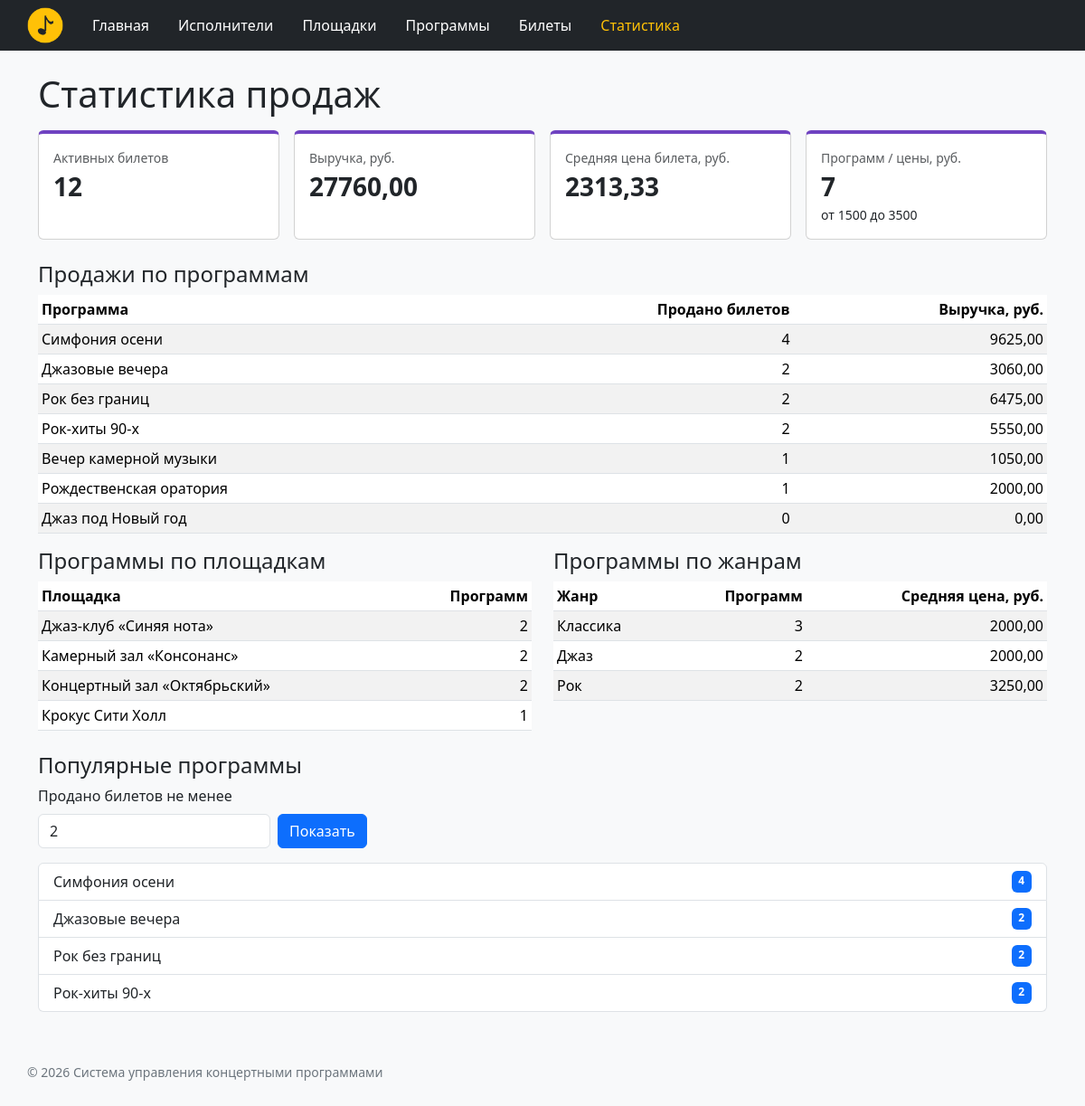
The app's page /tickets/statistics/ with its own data.
### tickets/views.py (the view, shortened to what this page needs)
# urls.py: path("statistics/", views.statistics, name="statistics"),
def statistics(request):
    error = None
    min_sold = DEFAULT_MIN_SOLD
    min_sold_value = request.GET.get("min_sold", "").strip()
    context = {
        "sales": fetch_one(SALES_SUMMARY_SQL),
        "prices": fetch_one(PRICE_SUMMARY_SQL),
        "by_program": fetch_all(SALES_BY_PROGRAM_SQL),
        "by_venue": fetch_all(PROGRAMS_BY_VENUE_SQL),
        "by_genre": fetch_all(PROGRAMS_BY_GENRE_SQL),
        "popular": fetch_all(POPULAR_PROGRAMS_SQL, [min_sold]),
        "min_sold": min_sold,
        "error": error,
    }
    return render(request, "tickets/statistics.html", context)

### db/database.py (called while the page is built)
def get_connection():
    conn = sqlite3.connect(DB_PATH)
    conn.row_factory = sqlite3.Row
    conn.execute("PRAGMA foreign_keys = ON")
    return conn

def fetch_all(sql, params=()):
    conn = get_connection()
    try:
        return conn.execute(sql, params).fetchall()
    finally:
        conn.close()

def fetch_one(sql, params=()):
    conn = get_connection()
    try:
        return conn.execute(sql, params).fetchone()
    finally:
        conn.close()

### tickets/templates/tickets/statistics.html (shortened to what this page needs)
{% extends "base.html" %}
{% block content %}
    <h1>Статистика продаж</h1>
    <div class="row g-3 mb-4">
        <div class="col-sm-6 col-lg-3">
            <div class="card stat-card h-100">
                <div class="card-body">
                    <div class="text-muted small">Активных билетов</div>
                    <div class="stat-value">{{ sales.tickets_sold }}</div>
                </div>
            </div>
        </div>
        <div class="col-sm-6 col-lg-3">
            <div class="card stat-card h-100">
                <div class="card-body">
                    <div class="text-muted small">Выручка, руб.</div>
                    <div class="stat-value">
                        {{ sales.revenue|default:0|floatformat:2 }}
                    </div>
                </div>
            </div>
        </div>
        <div class="col-sm-6 col-lg-3">
            <div class="card stat-card h-100">
                <div class="card-body">
                    <div class="text-muted small">Средняя цена билета, руб.</div>
                    <div class="stat-value">
                        {{ sales.average_price|default:0|floatformat:2 }}
                    </div>
                </div>
            </div>
        </div>
        <div class="col-sm-6 col-lg-3">
            <div class="card stat-card h-100">
                <div class="card-body">
                    <div class="text-muted small">Программ / цены, руб.</div>
                    <div class="stat-value">{{ prices.programs_count }}</div>
                    <div class="small">
                        от {{ prices.min_price|default:0|floatformat:0 }}
                        до {{ prices.max_price|default:0|floatformat:0 }}
                    </div>
                </div>
            </div>
        </div>
    </div>
    <h2 class="h4">Продажи по программам</h2>
    <table class="table table-sm table-striped stats-table">
        <thead>
            <tr>
                <th>Программа</th>
                <th class="text-end">Продано билетов</th>
                <th class="text-end">Выручка, руб.</th>
            </tr>
        </thead>
        <tbody>
            {% for row in by_program %}
                <tr>
                    <td>{{ row.title }}</td>
                    <td class="text-end">{{ row.tickets_sold }}</td>
                    <td class="text-end">{{ row.revenue|floatformat:2 }}</td>
                </tr>
            {% empty %}
                <tr><td colspan="3" class="empty-message">Данные отсутствуют.</td></tr>
            {% endfor %}
        </tbody>
    </table>
    <div class="row g-4">
        <div class="col-lg-6">
            <h2 class="h4">Программы по площадкам</h2>
            <table class="table table-sm table-striped stats-table">
                <thead>
                    <tr>
                        <th>Площадка</th>
                        <th class="text-end">Программ</th>
                    </tr>
                </thead>
                <tbody>
                    {% for row in by_venue %}
                        <tr>
                            <td>{{ row.name }}</td>
                            <td class="text-end">{{ row.programs_count }}</td>
                        </tr>
                    {% empty %}
                        <tr><td colspan="2" class="empty-message">Данные отсутствуют.</td></tr>
                    {% endfor %}
                </tbody>
            </table>
        </div>
        <div class="col-lg-6">
            <h2 class="h4">Программы по жанрам</h2>
            <table class="table table-sm table-striped stats-table">
                <thead>
                    <tr>
                        <th>Жанр</th>
                        <th class="text-end">Программ</th>
                        <th class="text-end">Средняя цена, руб.</th>
                    </tr>
                </thead>
                <tbody>
                    {% for row in by_genre %}
                        <tr>
                            <td>{{ row.genre|capfirst }}</td>
                            <td class="text-end">{{ row.programs_count }}</td>
                            <td class="text-end">{{ row.average_price|floatformat:2 }}</td>
                        </tr>
                    {% empty %}
                        <tr><td colspan="3" class="empty-message">Данные отсутствуют.</td></tr>
                    {% endfor %}
                </tbody>
            </table>
        </div>
    </div>
    <h2 class="h4 mt-2">Популярные программы</h2>
    <form method="get" class="row g-2 align-items-end mb-3">
        <div class="col-auto">
            <label for="min_sold" class="form-label">Продано билетов не менее</label>
            <input
                type="number"
                id="min_sold"
                name="min_sold"
                min="1"
                value="{{ min_sold }}"
                class="form-control"
            >
        </div>
        <div class="col-auto">
            <button type="submit" class="btn btn-primary">Показать</button>
        </div>
    </form>
    <ul class="list-group">
        {% for row in popular %}
            <li class="list-group-item d-flex justify-content-between">
                <span>{{ row.title }}</span>
                <span class="badge bg-primary">{{ row.tickets_sold }}</span>
            </li>
        {% empty %}
            <li class="list-group-item empty-message">
                Нет программ, на которые продано не менее {{ min_sold }} билетов.
            </li>
        {% endfor %}
    </ul>
{% endblock %}

### templates/base.html (shortened to what this page needs)
{% load static %}
<!DOCTYPE html>
<html lang="ru">
<head>
    <link
        rel="stylesheet"
        href="https://cdn.jsdelivr.net/npm/bootstrap@5.3.3/dist/css/bootstrap.min.css"
    >
    <link rel="stylesheet" href="{% static 'homepage/css/style.css' %}">
</head>
<body>
    {% include "includes/navigation.html" %}
    <main class="container">
        {% block content %}
        {% endblock %}
    </main>
    <footer class="container site-footer">
        <p>
            © <span id="current-year"></span>
            Система управления концертными программами
        </p>
    </footer>
</body>
</html>

### templates/includes/navigation.html
{% load static %}
<header class="site-header mb-4">
    <nav class="nav container align-items-center py-2">
        <a href="{% url 'homepage:index' %}" class="me-3">
            <img
                src="{% static 'homepage/img/logo.png' %}"
                alt="Концертные программы"
                class="site-logo"
            >
        </a>
        <a class="nav-link" href="{% url 'homepage:index' %}">Главная</a>
        <a class="nav-link" href="{% url 'artists:list' %}">Исполнители</a>
        <a class="nav-link" href="{% url 'venues:list' %}">Площадки</a>
        <a class="nav-link" href="{% url 'programs:list' %}">Программы</a>
        <a class="nav-link" href="{% url 'tickets:list' %}">Билеты</a>
        <a class="nav-link" href="{% url 'tickets:statistics' %}">Статистика</a>
    </nav>
</header>

### homepage/static/homepage/css/style.css (style rules this page uses)
body { min-height: 100vh; background-color: #f8f9fa; }
h1 { margin-bottom: 1rem; }
.site-header { background-color: #212529; }
.site-header .nav-link { color: #ffffff; }
.site-header .nav-link:hover, .site-header .nav-link.active { color: #ffc107; }
.site-logo { width: 40px; height: 40px; }
.site-footer { margin-top: 2rem; padding: 1.5rem 0; color: #6c757d; font-size: 0.875rem; }
.stat-card { border-top: 4px solid #6f42c1; }
.stat-value { font-size: 1.75rem; font-weight: 600; }
.stats-table td, .stats-table th { vertical-align: middle; }

### records on screen
programs: title "Симфония осени", tickets_sold "4", revenue "9625,00"
programs: title "Джазовые вечера", tickets_sold "2", revenue "3060,00"
programs: title "Рок без границ", tickets_sold "2", revenue "6475,00"
programs: title "Рок-хиты 90-х", tickets_sold "2", revenue "5550,00"
programs: title "Вечер камерной музыки", tickets_sold "1", revenue "1050,00"
programs: title "Рождественская оратория", tickets_sold "1", revenue "2000,00"
programs: title "Джаз под Новый год", tickets_sold "0", revenue "0,00"
venues: name "Джаз-клуб «Синяя нота»", programs_count "2"
venues: name "Камерный зал «Консонанс»", programs_count "2"
venues: name "Концертный зал «Октябрьский»", programs_count "2"
venues: name "Крокус Сити Холл", programs_count "1"

### other values on screen
{{ sales.tickets_sold }} "12"
{{ sales.revenue|default:0|floatformat:2 }} "27760,00"
{{ sales.average_price|default:0|floatformat:2 }} "2313,33"
{{ prices.programs_count }} "7"
{{ prices.min_price|default:0|floatformat:0 }} "1500"
{{ prices.max_price|default:0|floatformat:0 }} "3500"
{{ row.genre|capfirst }} "Классика" "Джаз" "Рок"
{{ row.programs_count }} "3" "2" "2"
{{ row.average_price|floatformat:2 }} "2000,00" "2000,00" "3250,00"
